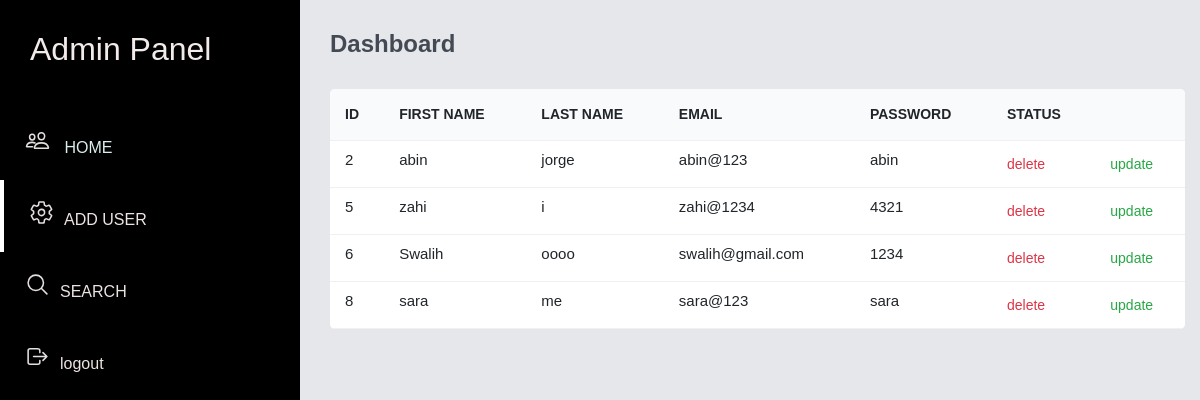
Page /admin_p (signed in) on the committed database.
### home/models.py (models this page shows)
class signupfeilds(models.Model):
    First_name = models.CharField(max_length=50,blank=False, null=False)
    Last_name= models.CharField(max_length=50,blank=False, null=False)
    Email_address=models.EmailField(max_length=50,unique=True,blank=False, null=False)
    Password=models.CharField(max_length=128,blank=False, null=False)

### home/views.py (the view)
# urls.py: path('admin_p',views.admin_p,name='admin_p'),
def admin_p(request):
    if request.user.is_authenticated:
        context={
        'users':signupfeilds.objects.all()
        }
        return redirect('admin_p')
    elif 'username' in request.session:
        context={
        'users':signupfeilds.objects.all()
        }
        return render(request,'admin.html',context)
    else:
        return render(request,'login.html')

### template/admin.html (shortened to what this page needs)
{% load static %}
<!DOCTYPE html>
<html lang="en">
<head>
    <link rel="stylesheet" href="https://cdn.jsdelivr.net/npm/bootstrap@4.0.0/dist/css/bootstrap.min.css">
    <link href="{% static 'css/admin.css' %}" rel="stylesheet">
</head>
<body>
    <section id="menu">
        <div class="logo">
            <h2>Admin Panel </h2>
        </div>
        <div class="items">
            <li><ion-icon name="people-outline"></ion-icon> <a href="{% url 'home' %}" style="color: rgb(221, 238, 238);"> HOME</a></li>
            <li><ion-icon name="settings-outline"></ion-icon><a href="{% url 'adduser' %}">ADD USER</a></li>
             <li><ion-icon name="search-outline"></ion-icon><a href="{% url 'search_page' %}">SEARCH</a></li>
             <li><ion-icon name="log-out-outline"></ion-icon><a href="{% url 'logout' %}">logout</a></li>
        </div>
    </section>
    <section id="interface">
        <h3 class="page_name">Dashboard</h3>
        <div class="board">
            <table width="100%">
                <thead>
                    <tr>
                        <td><b>Id</b></td>
                        <td><b>First Name</b></td>
                        <td><b>Last Name</b></td>
                        <td><b>email</b></td>
                        <td><b>password</b></td>
                        <td><b>status</b></td>
                        <td></td>
                    </tr>
                </thead>
                <tbody>
                    {% for i in users %}
                    <tr>
                        <td class="people">
                            <div class="people-de">
                                <h5>{{ i.id }}</h5>
                            </div>
                        </td>
                        <td class="people">
                            <div class="people-de">
                                <h5>{{ i.First_name }}</h5>
                            </div>
                        </td>
                        <td class="people">
                            <div class="people-de">
                                <h5>{{ i.Last_name }}</h5>
                            </div>
                        </td>
                        <td class="email">
                            <h5>{{i.Email_address}}</h5>
                        </td>
                        <td class="pass">
                            <h5>{{i.Password}}</h5>
                        </td>
                        <td class="edit"><a  class="text-danger" href='/delete_user/{{i.id}}'>delete</a></td>
                        <td class="edit "><a class="text-success" href='/update_user/{{i.id}}'>update</a></td>
                    </tr>
                    {% endfor %}
                </tbody>
            </table>
        </div>
    </section>
</body>
</html>

### static/css/admin.css (style rules this page uses)
* { margin: 0; padding: 0; box-sizing: border-box; font-family: 'Poppins', sans-serif; }
body { width: 100%; background: #E5E7EB; position: relative; display: flex; }
#menu { background-color: #000000; width: 300px; height: 100%; position: fixed; top: 0; left: 0; }
.logo { color: rgb(243, 234, 234); padding: 30px 0 0 30px; }
.items { margin-top: 40px; }
.items li { list-style: none; padding: 20px 0; transition: 0.3s ease; }
.items li ion-icon { color: rgb(229, 223, 223); height: 25px; width: 25px; line-height: 30px; text-align: center; font-size: 14px; margin: 0 10px 0 25px; }
.items li a { text-decoration: none; color: rgb(237, 227, 227); font-weight: 300px; transition: 0.3s ease; }
.items li:nth-child(2) { border-left: 4px solid #fff; }
#interface { width: calc(100% - 300px); margin-left: 300px; position: relative; }
.page_name { color: #444a53; padding: 30px 30px 0 30px; font-size: 24px ; font-weight: 700; }
.board { width: 95%; margin: 30px 0 30px 30px; overflow: auto; background: #fff; border-radius: 5px; }
.board h5 { font-weight: 300; font-size: 15px; }
table { border-collapse: collapse; }
tr { border-bottom: 1px solid #eef0f3; }
thead td { font-size: 14px; text-transform: uppercase; font-weight: 500; background: #f9fafb; text-align: start; padding: 15px; }
tbody tr td { padding: 10px 15px; }
.edit a { text-decoration: none; font-size: 14px; color: #554cd1; font-weight: 500; }

### rows in the picture
signupfeilds: id "2", First_name "abin", Last_name "jorge", Email_address "abin@123", Password "abin"
signupfeilds: id "5", First_name "zahi", Last_name "i", Email_address "zahi@1234", Password "4321"
signupfeilds: id "6", First_name "Swalih", Last_name "oooo", Email_address "swalih@gmail.com", Password "1234"
signupfeilds: id "8", First_name "sara", Last_name "me", Email_address "sara@123", Password "sara"
